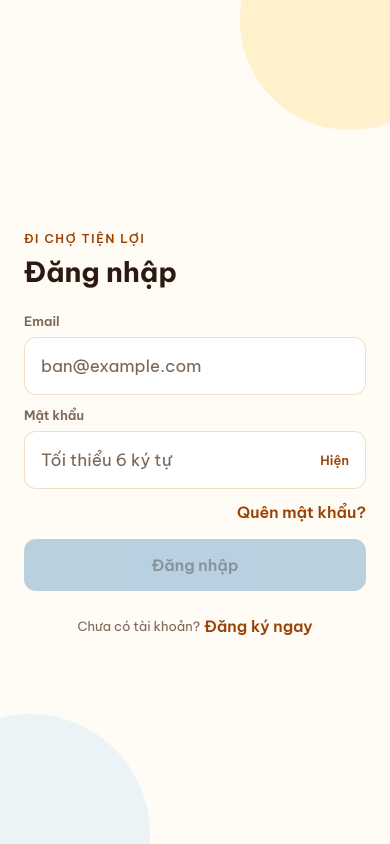
#> input picture reports/ui-design/assets/screenshots/01_login.png, 780 x 1688 px, found by its file name (shown at 1/2 size); its folder holds only this picture in this run
$ python mockup.py
#> lines starting #> are read from the running program, lines starting #| are printed output that depends on the picture; after the words box and inside, x2 and y2 are one past the last pixel; in counts of white or black regions, pixels touching at a corner belong together
from PIL import Image, ImageDraw
from pathlib import Path
R=Path("D:/Project/di-cho-tien-loi/reports/ui-design/assets")
out=R/'illustrations'; out.mkdir(exist_ok=True)
def frame(name):
#> called with name = '01_login'
    sc=Image.open(R/'screenshots'/f'{name}.png').convert('RGBA')   # 780x1688
    w,h=sc.size; b=26; W,H=w+2*b,h+2*b
#> after `w, h = sc.size`: w = 780; h = 1688
#> after `W, H = (w + 2 * b, h + 2 * b)`: W = 832; H = 1740
    ss=2  # supersample for smooth corners
    img=Image.new('RGBA',(W*ss,H*ss),(0,0,0,0)); d=ImageDraw.Draw(img)
#> after `img = Image.new('RGBA', (W * ss, H * ss), (0, 0, 0, 0))`: img: PIL image 1664x3480 RGBA; every value is 0
    d.rounded_rectangle((0,0,W*ss-1,H*ss-1),radius=110*ss,fill=(28,24,22,255))
    d.rounded_rectangle((6*ss,6*ss,W*ss-7*ss,H*ss-7*ss),radius=104*ss,outline=(70,62,58,255),width=3*ss)
    img=img.resize((W,H),Image.LANCZOS)
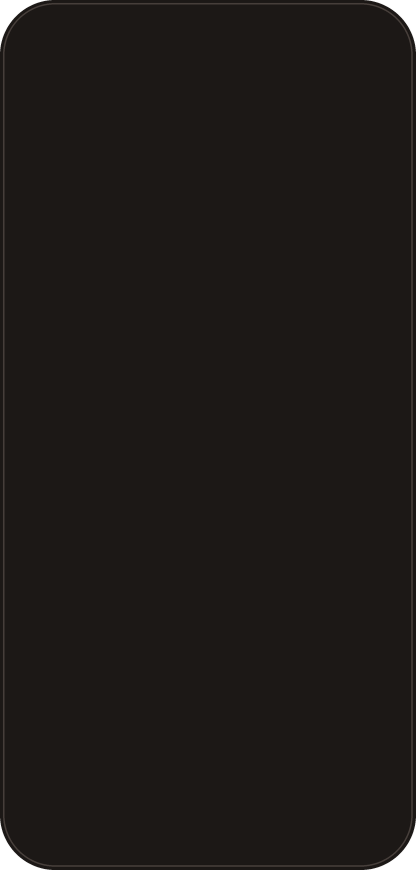
#> img: PIL image 832x1740 RGBA (shown at 1/2 size); mean R, G, B, A 28.2, 24.2, 22.2, 253.2; transparent parts drawn white
    mask=Image.new('L',(w*ss,h*ss),0); ImageDraw.Draw(mask).rounded_rectangle((0,0,w*ss-1,h*ss-1),radius=84*ss,fill=255); mask=mask.resize((w,h),Image.LANCZOS)
#> after `mask = Image.new('L', (w * ss, h * ss), 0)`: mask: PIL image 1560x3376 L; every value is 0
#> after `ImageDraw.Draw(mask).rounded_rectangle((0, 0, w * ss - 1, h * ss - 1),`:
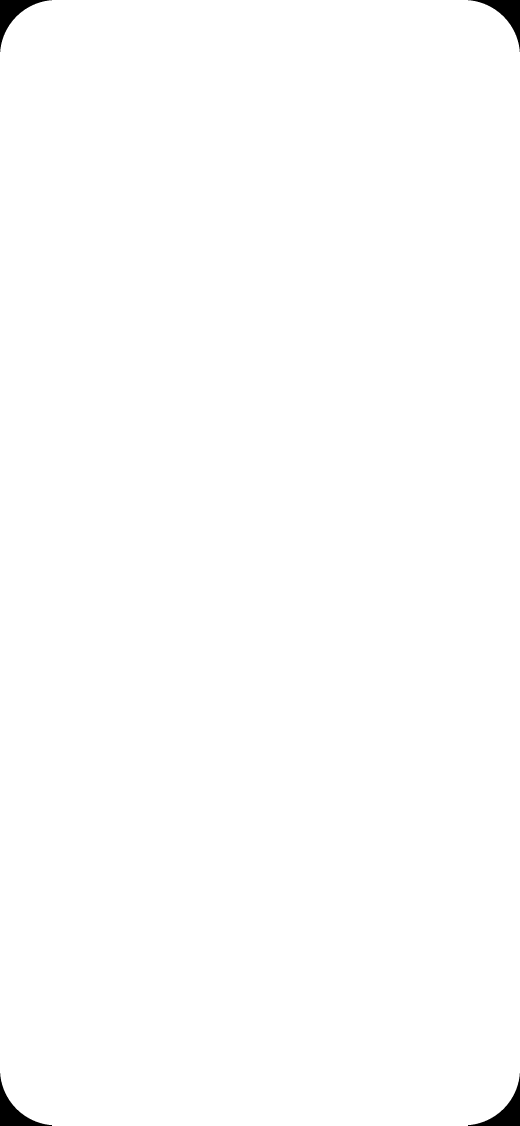
#> mask: PIL image 1560x3376 L (shown at 1/3 size); 99.5% white; 4 black regions, box (x1, y1, x2, y2) and area: (0, 0, 156, 156) 6107, (1404, 0, 1560, 156) 6107, (0, 3220, 156, 3376) 6107, (1404, 3220, 1560, 3376) 6107
    img.paste(sc,(b,b),mask)
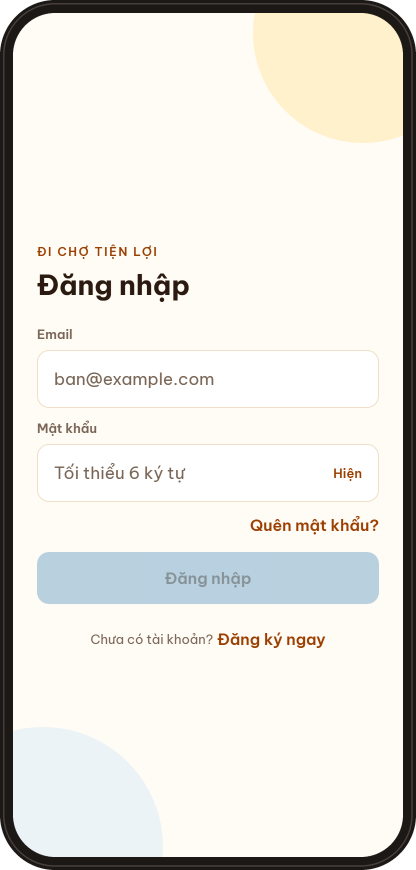
#> img: PIL image 832x1740 RGBA (shown at 1/2 size); mean R, G, B, A 227.4, 224.6, 219.2, 253.2; transparent parts drawn white
    d=ImageDraw.Draw(img); cx=W//2; d.rounded_rectangle((cx-70,b+12,cx+70,b+44),radius=16,fill=(28,24,22,255))
#> after `cx = W // 2`: cx = 416
    img.save(out/f'mockup_{name}.png'); return name
#> after `img.save(out / f'mockup_{name}.png')`:
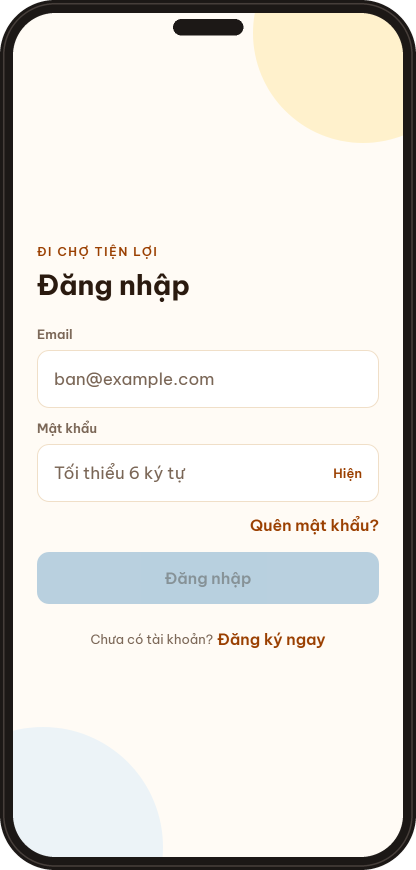
#> saved as mockup_01_login.png: PIL image 832x1740 RGBA (shown at 1/2 size); mean R, G, B, A 226.7, 223.9, 218.5, 253.2; transparent parts drawn white
names=['01_login','10_home','11_home_no_group','20_shopping','22_shopping_detail','21_shopping_create_modal','30_fridge','31_fridge_add_modal','35_food','37_food_add_modal','40_meal','41_meal_suggestion','50_recipes','51_recipe_detail','52_recipe_editor','60_profile','61_group_manage','64_group_setup','70_reports_shopping','72_reports_waste','73_reports_fridge','90_loading_state','91_error_state','02_login_error','24_shopping_member','81_catalog_admin','32_fridge_datefield','04_verify_email','71_reports_consumption']
#> (the run stopped early here; a loop or call above may not have finished)
